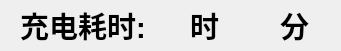
    <widget class="QFrame" name="frame_3">
     <property name="geometry">
      <rect>
       <x>380</x>
       <y>50</y>
       <width>341</width>
       <height>51</height>
      </rect>
     </property>
     <property name="font">
      <font>
       <pointsize>22</pointsize>
      </font>
     </property>
     <property name="frameShape">
      <enum>QFrame::NoFrame</enum>
     </property>
     <property name="frameShadow">
      <enum>QFrame::Raised</enum>
     </property>
     <widget class="QLabel" name="label_time">
      <property name="geometry">
       <rect>
        <x>20</x>
        <y>10</y>
        <width>141</width>
        <height>31</height>
       </rect>
      </property>
      <property name="font">
       <font>
        <pointsize>22</pointsize>
        <weight>75</weight>
        <italic>false</italic>
        <bold>true</bold>
       </font>
      </property>
      <property name="text">
       <string>充电耗时:</string>
      </property>
     </widget>
     <widget class="QLabel" name="lbl_time_min">
      <property name="geometry">
       <rect>
        <x>230</x>
        <y>10</y>
        <width>41</width>
        <height>31</height>
       </rect>
      </property>
      <property name="font">
       <font>
        <family>Courier 10 Pitch</family>
        <pointsize>23</pointsize>
        <weight>75</weight>
        <italic>false</italic>
        <bold>true</bold>
        <kerning>true</kerning>
       </font>
      </property>
      <property name="text">
       <string/>
      </property>
     </widget>
     <widget class="QLabel" name="lbl_time_min_3">
      <property name="geometry">
       <rect>
        <x>280</x>
        <y>10</y>
        <width>41</width>
        <height>31</height>
       </rect>
      </property>
      <property name="font">
       <font>
        <family>Courier 10 Pitch</family>
        <pointsize>22</pointsize>
        <weight>75</weight>
        <italic>false</italic>
        <bold>true</bold>
        <kerning>true</kerning>
       </font>
      </property>
      <property name="text">
       <string>分</string>
      </property>
     </widget>
     <widget class="QLabel" name="lbl_time_hour_4">
      <property name="geometry">
       <rect>
        <x>190</x>
        <y>10</y>
        <width>41</width>
        <height>31</height>
       </rect>
      </property>
      <property name="font">
       <font>
        <family>Courier 10 Pitch</family>
        <pointsize>22</pointsize>
        <weight>75</weight>
        <italic>false</italic>
        <bold>true</bold>
        <kerning>true</kerning>
       </font>
      </property>
      <property name="text">
       <string>时</string>
      </property>
     </widget>
     <widget class="QLabel" name="lbl_time_hour">
      <property name="geometry">
       <rect>
        <x>150</x>
        <y>10</y>
        <width>31</width>
        <height>31</height>
       </rect>
      </property>
      <property name="font">
       <font>
        <family>Courier 10 Pitch</family>
        <pointsize>23</pointsize>
        <weight>75</weight>
        <italic>false</italic>
        <bold>true</bold>
        <kerning>true</kerning>
       </font>
      </property>
      <property name="text">
       <string/>
      </property>
     </widget>
    </widget>
